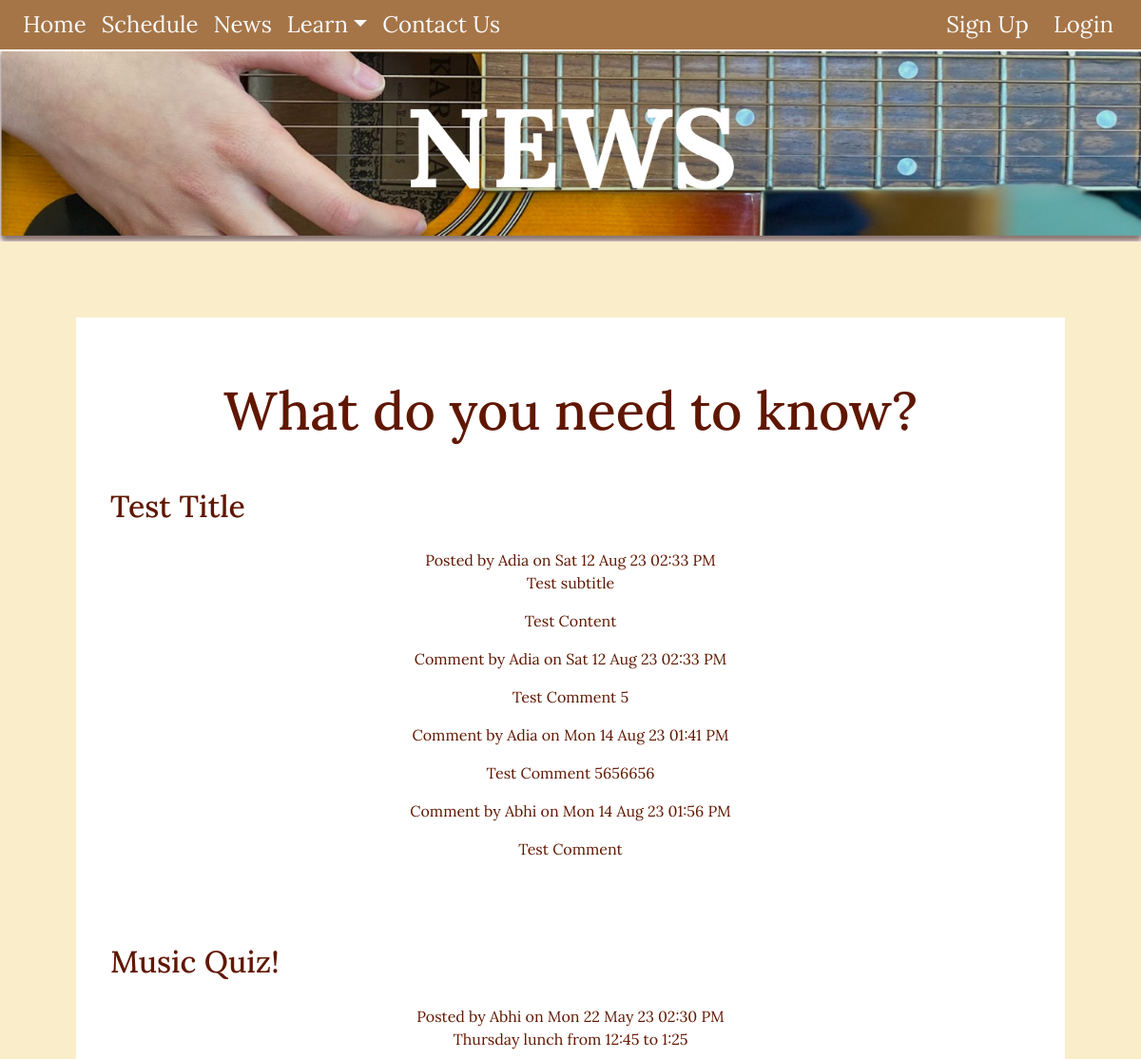
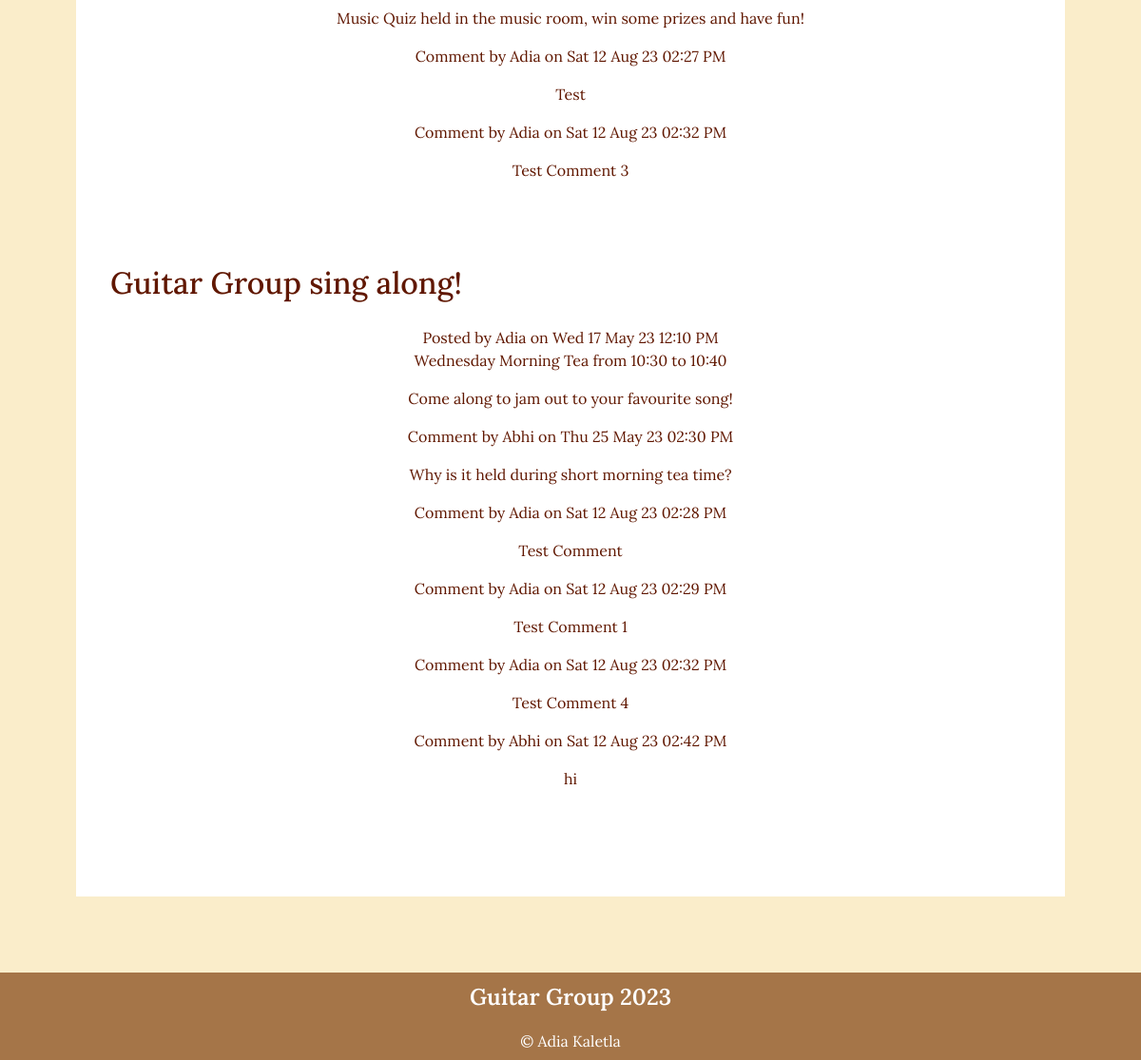
Page /news on the committed database (2 pictures, top to bottom).
### tables this page shows
CREATE TABLE news(
    news_id integer primary key autoincrement not null,
    title text not null unique,
    subtitle text not null unique,
    content text not null unique,
    newsdate date not null,
    member_id integer,
    foreign key(member_id) references member(member_id)
);

CREATE TABLE member(
    member_id integer primary key autoincrement not null,
    first_name text not null,
    last_name text not null,
    email text not null unique,
    password text not null,
    authorisation integer not null
);

CREATE TABLE comments(
   comment_id integer primary key autoincrement not null,
   comment text not null,
   comment_date date not null,
   commenter_id integer,
   news_tag_id integer,
   foreign key (commenter_id) references member(member_id),
   foreign key (news_tag_id) references news(news_id)
);

### server.py (the view)
@app.route('/news')
def news():
    sql = """select news.news_id, news.title, news.subtitle, news.content, news.newsdate, member.first_name
                from news
                join member on news.member_id = member.member_id
                order by news.newsdate desc;
          """
    result = run_search_query_tuples(sql, (), db_path, True)
    print(result)
    sql = """select comments.comment, comments.comment_date, comments.commenter_id,
                    comments.news_tag_id, member.first_name
                from comments
                join news on news.news_id = comments.news_tag_id
                join member on comments.commenter_id = member.member_id
                order by comments.comment_id asc;
          """
    comms = run_search_query_tuples(sql, (), db_path, True)
    print(comms)
    return render_template("news.html", news=result, comments=comms)

### db_functions.py (called while the page is built)
def run_search_query_tuples(sql_query, values_tuple, file_path, rowfactory=False):
    try:
        db = sqlite3.connect(file_path)
        if rowfactory:
            db.row_factory = sqlite3.Row
        cursor = db.cursor()
        cursor.execute(sql_query, values_tuple)
        result = cursor.fetchall()
        cursor.close()
    except sqlite3.Error as error:
        print("Error running search query tuples: {}".format(error))
        return None
    db.close()
    if result is None:
        print("No search values were found")
    return result

### server.py (called while the page is built)
@app.template_filter()
def news_date(sqlite_dt):
    x = datetime.strptime(sqlite_dt, '%Y-%m-%d %H:%M:%S')
    return x.strftime("%a %d %b %y %I:%M %p")

### templates/news.html (shortened to what this page needs)
{% extends "layout.html" %}
{% block banner%}
static/images/newsbanner.jpg
{% endblock %}
{% block content%}
<div class="news-box">
    <div class="news-text">
        <div class="container-lg py-sm-5 py-1">
            <h1>What do you need to know?</h1>
            {% for row in news %}
                <div class="news p-4 my-4">
                    <h2> {{ row['title'] }} </h2>
                    <div class="news-meta"> Posted by {{ row['first_name'] }} on {{ row['newsdate'] | news_date }} </div>
                    <p class="subtitle"> {{ row['subtitle'] }} </p>
                    <p class="news-text"> {{ row['content'] | replace("\n", "<br>") | safe}} </p>
                    {% for comms in comments %}
                        {% if comms['news_tag_id'] == row['news_id'] %}
                            <p class="news-meta"> Comment by {{ comms['first_name'] }} on {{ comms['comment_date'] | news_date }}</p>
                            <p class="news-text"> {{ comms['comment'] }}</p>
                        {% endif %}
                    {% endfor %}
                </div>
            {% endfor %}
        </div>
    </div>
</div>
{% endblock %}

### static/styles.css (style rules this page uses)
:root { --dutch-white: rgb(250, 237, 202); --charcol: rgb(54, 70, 82); --chamoisee: rgb(165, 117, 72); --black-bean: rgb(43, 5, 4); --blood-red: rgb(96, 23, 0); }
body { font-family: 'Lora', sans-serif; font-size: 100%; background-color: var(--dutch-white); }
h1 { font-size: 3.5em; color:var(--blood-red); text-align: center; font-weight: 500; margin: 0.3em; }
h2 { font-size: 2em; color:var(--blood-red); text-align: left; font-weight: 500; margin-bottom: 0.8em; }
.container-lg { background-color:rgb(255,255,255); overflow: auto; }
.news-box { background-color: white; margin: 5em; }
.news-text { font-size: 1em; text-align: center; color: var(--blood-red); }

### rows in the picture
news: title "Test Title", first_name "Adia", newsdate|news_date "Sat 12 Aug 23 02:33 PM", subtitle "Test subtitle", content "Test Content"
comments: first_name "Adia", comment_date|news_date "Sat 12 Aug 23 02:33 PM", comment "Test Comment 5"
comments: first_name "Adia", comment_date|news_date "Mon 14 Aug 23 01:41 PM", comment "Test Comment 5656656"
comments: first_name "Abhi", comment_date|news_date "Mon 14 Aug 23 01:56 PM", comment "Test Comment"
news: title "Music Quiz!", first_name "Abhi", newsdate|news_date "Mon 22 May 23 02:30 PM", subtitle "Thursday lunch from 12:45 to 1:25", content "Music Quiz held in the music room, win some prizes and have fun!"
comments: first_name "Adia", comment_date|news_date "Sat 12 Aug 23 02:27 PM", comment "Test"
comments: first_name "Adia", comment_date|news_date "Sat 12 Aug 23 02:32 PM", comment "Test Comment 3"
news: title "Guitar Group sing along!", first_name "Adia", newsdate|news_date "Wed 17 May 23 12:10 PM", subtitle "Wednesday Morning Tea from 10:30 to 10:40", content "Come along to jam out to your favourite song!"
comments: first_name "Abhi", comment_date|news_date "Thu 25 May 23 02:30 PM", comment "Why is it held during short morning tea time?"
comments: first_name "Adia", comment_date|news_date "Sat 12 Aug 23 02:28 PM", comment "Test Comment"
comments: first_name "Adia", comment_date|news_date "Sat 12 Aug 23 02:29 PM", comment "Test Comment 1"
comments: first_name "Adia", comment_date|news_date "Sat 12 Aug 23 02:32 PM", comment "Test Comment 4"
comments: first_name "Abhi", comment_date|news_date "Sat 12 Aug 23 02:42 PM", comment "hi"
